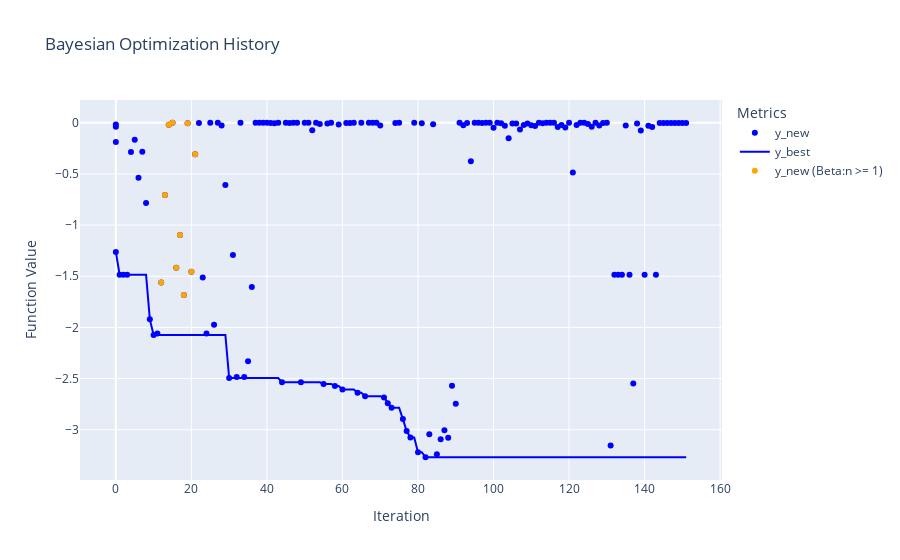

The code cell stored with this chart in its notebook:
### Code cell
import plotly.graph_objects as go

# Create a history plot for bo_data using Plotly
def history_plot(bo_data):
    fig = go.Figure()

    # Plot y_new as blue dots
    fig.add_trace(go.Scatter(
        x=bo_data['Iteration'],
        y=bo_data['y_new'],
        mode='markers',
        name='y_new',
        marker=dict(color='blue')
    ))

    # Plot y_best as a blue line
    fig.add_trace(go.Scatter(
        x=bo_data['Iteration'],
        y=bo_data['y_best'],
        mode='lines',
        name='y_best',
        line=dict(color='blue')
    ))

    # Highlight points where Beta:n >= 1 with orange dots
    high_beta_mask = bo_data['Beta:n'] >= 1
    fig.add_trace(go.Scatter(
        x=bo_data['Iteration'][high_beta_mask],
        y=bo_data['y_new'][high_beta_mask],
        mode='markers',
        name='y_new (Beta:n >= 1)',
        marker=dict(color='orange')
    ))

    # Customize the layout
    fig.update_layout(
        title="Bayesian Optimization History",
        xaxis_title="Iteration",
        yaxis_title="Function Value",
        legend_title="Metrics"
    )

    fig.show()

# Apply the function to plot the bo_data
history_plot(df_combined)

### Figure 1 — Plotly figure (JSON) as saved in the notebook; plotly's stock layout.template omitted (floating-point values rounded to 4 significant figures; data arrays with more than 128 entries replaced by an {"elided": "..."} marker saying what was removed)
{"data": [{"marker": {"color": "blue"}, "mode": "markers", "name": "y_new", "type": "scatter", "x": {"elided": "155 int values"}, "y": {"elided": "155 float values"}}, {"line": {"color": "blue"}, "mode": "lines", "name": "y_best", "type": "scatter", "x": {"elided": "155 int values"}, "y": {"elided": "155 float values"}}, {"marker": {"color": "orange"}, "mode": "markers", "name": "y_new (Beta:n >= 1)", "type": "scatter", "x": [12, 13, 14, 15, 16, 17, 18, 19, 20, 21], "y": [-1.561, -0.7067, -0.02037, -0.000302, -1.416, -1.096, -1.684, -0.005089, -1.455, -0.3088]}], "layout": {"legend": {"title": {"text": "Metrics"}}, "title": {"text": "Bayesian Optimization History"}, "xaxis": {"title": {"text": "Iteration"}}, "yaxis": {"title": {"text": "Function Value"}}}}
